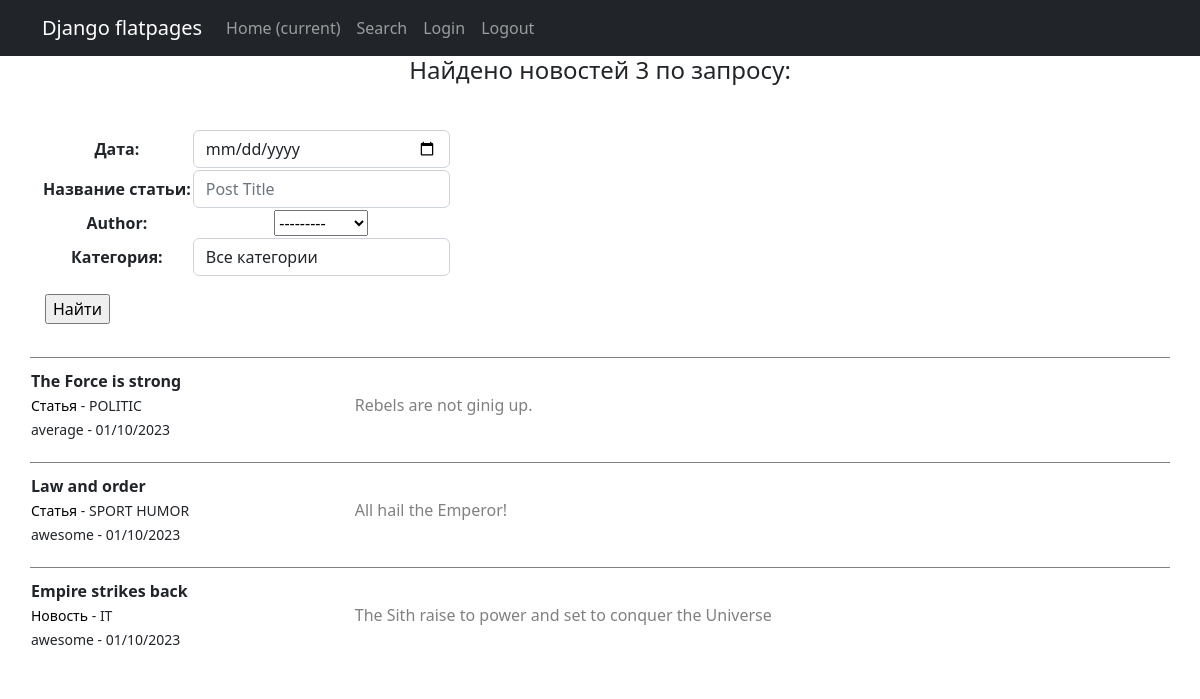
The page /news/search/ on the database as committed earlier.
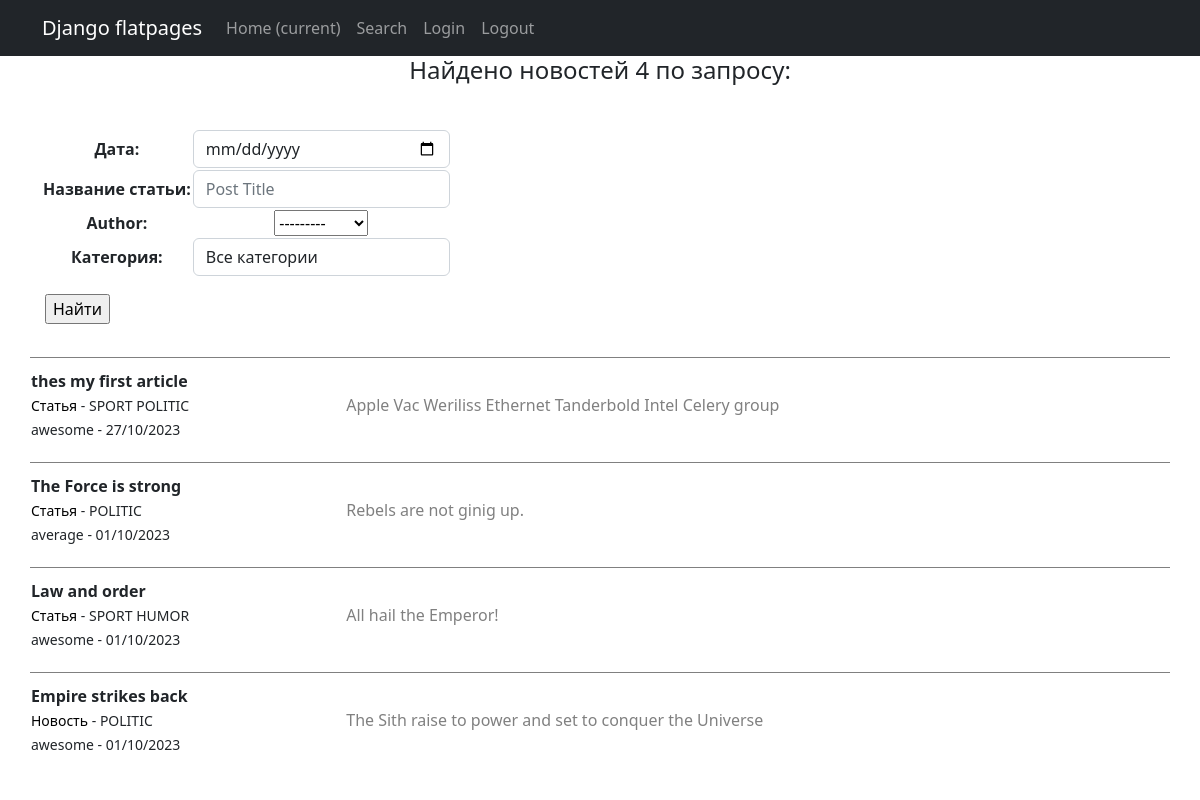
The same page on the database as committed later.
### news/models.py (models this page shows, shortened)
class Post(models.Model):
    author = models.ForeignKey(Author, on_delete=models.CASCADE)
    NEWS = 'NW'
    ARTICLE = 'AR'
    CAT_CHOICES = (
        (NEWS, 'Новость'),
        (ARTICLE, 'Статья'),
    )
    type = models.CharField(max_length=2, choices=CAT_CHOICES, default=ARTICLE)
    date = models.DateTimeField(auto_now_add=True)
    category = models.ManyToManyField(Category, through='PostCategory')
    text = models.TextField(default='')
    title = models.CharField(max_length=255)
    rating = models.SmallIntegerField(default=0)

class Category(models.Model):
    name = models.CharField(max_length=255, unique=True)
    subscribers = models.ManyToManyField(User, through='CatSub', blank=True)
    def __str__(self):
        return f'{self.name}'

class Author(models.Model):
    username = models.OneToOneField(User, on_delete=models.CASCADE)
    rating = models.SmallIntegerField(default=0)
    def __str__(self):
        return f'{self.username}'

### news/views.py (the view)
# urls.py: path('search/', PostSearch.as_view(), name='search'),
class PostSearch(ListView):
    template_name = 'search.html'
    context_object_name = 'news'
    queryset = Post.objects.all()
    paginate_by = 6
    ordering = ['-date']
    def get_context_data(self, **kwargs):  # забираем отфильтрованные объекты переопределяя метод get_context_data у наследуемого класса (привет, полиморфизм, мы скучали!!!)
        context = super().get_context_data(**kwargs)
        context['filter'] = PostFilter(self.request.GET, queryset=super().get_queryset())  # вписываем наш фильтр в контекст
        context['form'] = PostForm
        return context
    def get_queryset(self):
        queryset = super().get_queryset()
        self.filterset = PostFilter(self.request.GET, queryset)
        return self.filterset.qs

### news/templatetags/custom_filters.py (called while the page is built)
@register.filter() # or register.filter(name=’currency_rub’)
def censor(value): # {{ price|currency }}
   value_split = value.split()
   for i in range(len(value_split)):
       for p in poor_words:
           if p == value_split[i]:
               value_split[i] = poor_words[p]
   value = ' '.join(value_split)
   return f'{value}'

### templates/search.html (shortened to what this page needs)
{% extends 'flatpages/default.html' %}
{% load custom_tags %}
{% load custom_filters %}
{% block content %}
<h4>Найдено новостей {{filter.qs|length}} по запросу: </h4>
<table>
    <div class="new2">
        <form method="GET">
            {{ filter.form }}
            <table>
                <td></td>
                <td><input type="submit" value="Найти"></td>
            </table>
        </form>
    </div>
</table>
{% if filter == null %}
    <h2>НОВОСТЕЙ НЕТ!</h2>
{% else %}
<table>
    {% for new in news %}
    <tr>
        <td class="top">
            <div class="news">
                <strong class="str">
                   {{ new.title|censor }}
                </strong>
                <div class="str">
                    <small>
                        <a href="#"> {{ new.get_type_display }} </a> -
                        {% for category in new.category.all %}
                            {{ category }}
                        {% endfor %}
                    </small>
                </div>
                <div class="str">
                    <small>
                        {{ new.author.username }} - {{ new.date|date:'d/m/Y' }}
                    </small>
                </div>
            </div>
        </td>
        <td class="top">
            <div class="news">
                <div class="grey">
                    {{ new.text|truncatechars:150 }}
                </div>
            </div>
        </td>
    </tr>
    {% endfor %}
</table>
{% endif %}
{% endblock content %}

### templates/flatpages/default.html (shortened to what this page needs)
{% extends 'flatpages/default_base.html' %}

### templates/flatpages/default_base.html (shortened to what this page needs)
<!DOCTYPE html>
<html lang="en">
    <head>
        {% load static %}
        <link href="{% static 'css/styles.css' %}" rel="stylesheet" />
    </head>
    <body>
        <nav class="navbar navbar-expand-lg navbar-dark bg-dark static-top">
           <div class="container">
               <a class="navbar-brand" href="#">Django flatpages</a>
               <div class="collapse navbar-collapse" id="navbarResponsive">
                   <ul class="navbar-nav ml-auto">
                       <li class="nav-item active">
                           <a class="nav-link" href="/news/">Home
                               <span class="sr-only">(current)</span>
                           </a>
                       </li>
                       <li class="nav-item">
                           <a class="nav-link" href="{% url 'search' %}">Search</a>
                       </li>
                       <li class="nav-item active">
                           <a class="nav-link" href="/accounts/login">Login</a>
                       </li>
                       <li class="nav-item active">
                           <a class="nav-link" href="/accounts/logout">Logout</a>
                       </li>
                   </ul>
               </div>
           </div>
        </nav>
        <div class="container">
           <div class="row">
               <div class="col-lg-12 text-center">
                   {% block content %}{% endblock content %}
               </div>
           </div>
        </div>
    </body>
</html>

### templates/search.html (style rules this page uses)
.news { display: inline-block; margin: 0 10px 10px 0; padding: 10px 0; width: 60%; }
.new2 { display: inline-block; margin: 0 10px 10px 0; padding: 10px 0; width: 60%; text-align: left; }
.str { display: block; text-align: left; }
.grey { color: grey; text-align: left; }
A { text-decoration: none; color: black; }
.top { border-top:1px solid grey; }

Rows that differ between the two databases and show on the page:
added Post: title|censor "thes my first article", type "Статья", author.username "awesome", date "27/10/2023", text "Apple Vac Weriliss Ethernet Tanderbold Intel Celery group", Category (name "SPORT"), Category (name "POLITIC")
changed Post "Empire strikes back": loses Category (name "IT"); gains Category (name "POLITIC")
Other text that changed with them:
{{ filter.qs|length }}: "3" → "4"
